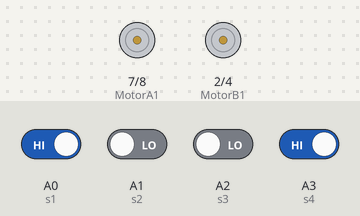
Recording of a sketch running on a simulated Arduino Uno, built with avr-gcc and run on an emulated ATmega328P. On the bench: motor-driver pin pairs drawn as motors (green arrow = first pin HIGH = forward, orange = second pin HIGH = backward, longer = more drive, scaled by the enable pin). The inputs (shaded band) are chosen by the test bench; at power-on: A0 (s1), A3 (s4) HIGH, A1 (s2), A2 (s3) LOW.

Above: at 1.2 s.
1.3 s: A0 (s1) driven LOW and A2 (s3) driven HIGH
At 2.0 s:
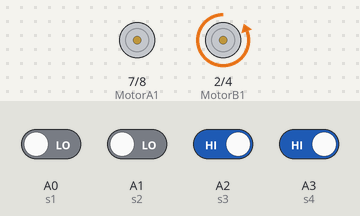
2.8 s: A1 (s2) driven HIGH and A3 (s4) driven LOW
At 3.1 s:
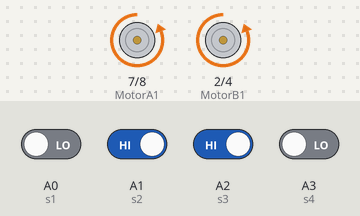
4.3 s: A0 (s1) driven HIGH
At 5.4 s:
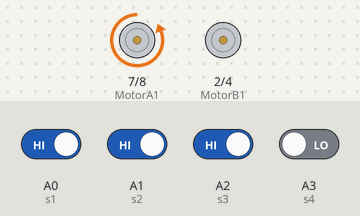
5.8 s: A0 (s1) driven LOW
At 6.6 s:
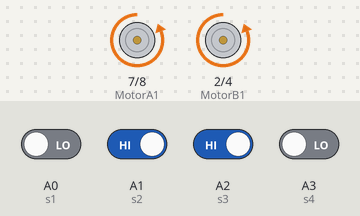
7.3 s: A1 (s2) driven LOW
At 7.7 s:
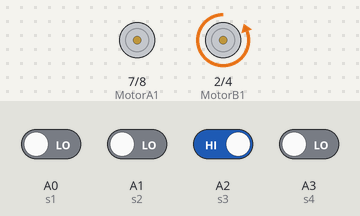
8.8 s: A2 (s3) driven LOW
At 10.1 s:
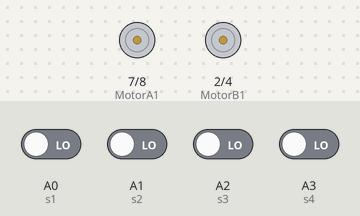
Timing chart, 0 to 11.3 s (numbered marks = the images above; inputs shaded):
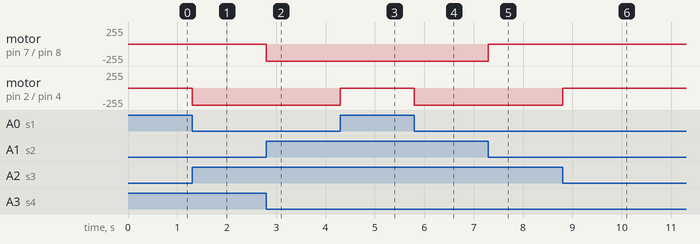

The sketch:

line_flw.ino
```cpp
//Motor A
int enableA = 6;
int MotorA1 = 7;
int MotorA2 = 8;

//Motor B
int enableB = 3;
int MotorB1 = 2;
int MotorB2 = 4;


//sensor
int s1 = A0;
int s2 = A1;
int s3 = A2;
int s4 = A3;


void setup() {

  Serial.begin (9600);
  //configure pin modes
  pinMode (enableA, OUTPUT);
  pinMode (MotorA1, OUTPUT);
  pinMode (MotorA2, OUTPUT);

  pinMode (enableB, OUTPUT);
  pinMode (MotorB1, OUTPUT);
  pinMode (MotorB2, OUTPUT);
}


void loop() {

  if(digitalRead(s2)==1 && digitalRead(s3)==1 && digitalRead(s1)==0 && digitalRead(s4)==0)    //on black line
  {
    analogWrite (enableA, 255);
    analogWrite (enableB, 255);
    digitalWrite (MotorA1, LOW);
    digitalWrite (MotorB1, LOW);
    digitalWrite (MotorB2, HIGH);
    digitalWrite (MotorA2, HIGH);
  }else if(digitalRead(s2)==0 && digitalRead(s3)==1 && digitalRead(s1)==0 && digitalRead(s4)==0)  //move little left
  {
    analogWrite (enableA, 255);
    analogWrite (enableB, 255);
    digitalWrite (MotorA1, LOW);
    digitalWrite (MotorB1, LOW);
    digitalWrite (MotorB2, HIGH);
    digitalWrite (MotorA2, LOW);
  }else if(digitalRead(s2)==0 && digitalRead(s3)==1 && digitalRead(s1)==0 && digitalRead(s4)==1)  //move more left
  {
    analogWrite (enableA, 255);
    analogWrite (enableB, 255);
    digitalWrite (MotorA1, LOW);
    digitalWrite (MotorB1, LOW);
    digitalWrite (MotorB2, HIGH);
    digitalWrite (MotorA2, LOW);
  }else if(digitalRead(s2)==1 && digitalRead(s3)==0 && digitalRead(s1)==0 && digitalRead(s4)==0)  //move right
  {
    analogWrite (enableA, 255);
    analogWrite (enableB, 255);
    digitalWrite (MotorA1, LOW);
    digitalWrite (MotorB1, LOW);
    digitalWrite (MotorB2, LOW);
    digitalWrite (MotorA2, HIGH);
  }else if(digitalRead(s2)==1 && digitalRead(s3)==0 && digitalRead(s1)==1 && digitalRead(s4)==0)  //move more r8
  {
    analogWrite (enableA, 255);
    analogWrite (enableB, 255);
    digitalWrite (MotorA1, LOW);
    digitalWrite (MotorB1, LOW);
    digitalWrite (MotorB2, LOW);
    digitalWrite (MotorA2, HIGH);
  }else if(digitalRead(s2)==1 && digitalRead(s3)==1 && digitalRead(s1)==1 && digitalRead(s4)==0)  //move L shape R8
  {
    analogWrite (enableA, 255);
    analogWrite (enableB, 255);
    digitalWrite (MotorA1, LOW);
    digitalWrite (MotorB1, LOW);
    digitalWrite (MotorB2, LOW);
    digitalWrite (MotorA2, HIGH);
  }else if(digitalRead(s2)==1 && digitalRead(s3)==1 && digitalRead(s1)==0 && digitalRead(s4)==1)  //move L shape left
  {
    analogWrite (enableA, 255);
    analogWrite (enableB, 255);
    digitalWrite (MotorA1, LOW);
    digitalWrite (MotorB1, LOW);
    digitalWrite (MotorB2, HIGH);
    digitalWrite (MotorA2, LOW);
  }else if(digitalRead(s2)==0 && digitalRead(s3)==0 && digitalRead(s1)==0 && digitalRead(s4)==0)  //stop
  {
    analogWrite (enableA, 0);
    analogWrite (enableB, 0);

  }
}
```

Measured:
- after the input at 1.3 s, motor on pin 2 (MotorB1) / pin 4 (MotorB2): stopped → backward 255/255 at once
- after the input at 2.8 s, motor on pin 7 (MotorA1) / pin 8 (MotorA2): stopped → backward 255/255 at once
- after the input at 4.3 s, motor on pin 2 (MotorB1) / pin 4 (MotorB2): backward 255/255 → stopped at once
- after the input at 5.8 s, motor on pin 2 (MotorB1) / pin 4 (MotorB2): stopped → backward 255/255 at once
- after the input at 7.3 s, motor on pin 7 (MotorA1) / pin 8 (MotorA2): backward 255/255 → stopped at once
- after the input at 8.8 s, motor on pin 2 (MotorB1) / pin 4 (MotorB2): backward 255/255 → stopped at once
